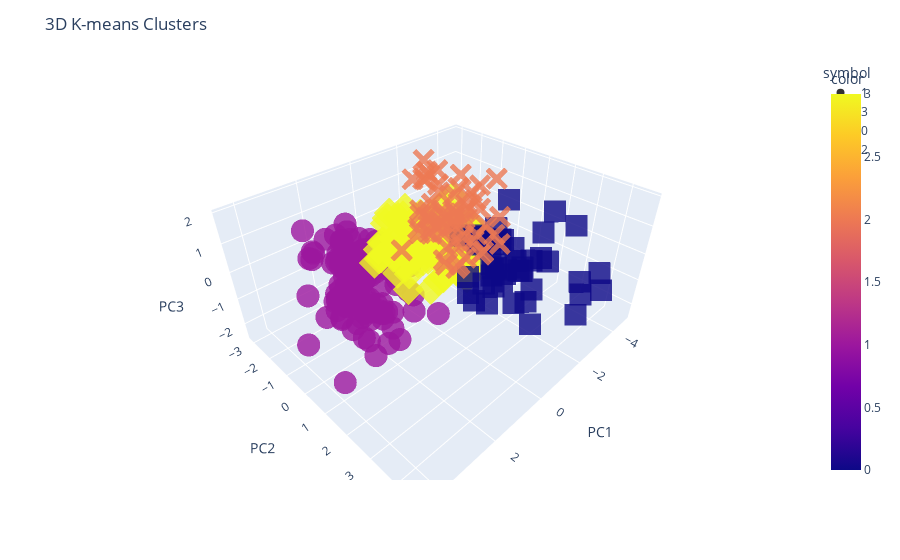

Notebook code cell kept with this figure:
### Code cell
df_plot = pd.DataFrame(df_pca3, columns=['PC1','PC2','PC3'])

fig = px.scatter_3d(
    df_plot, x='PC1', y='PC2', z='PC3',
    color=clusters, symbol=clusters, opacity=0.8
)

fig.update_layout(title="3D K-means Clusters")
fig.show()
